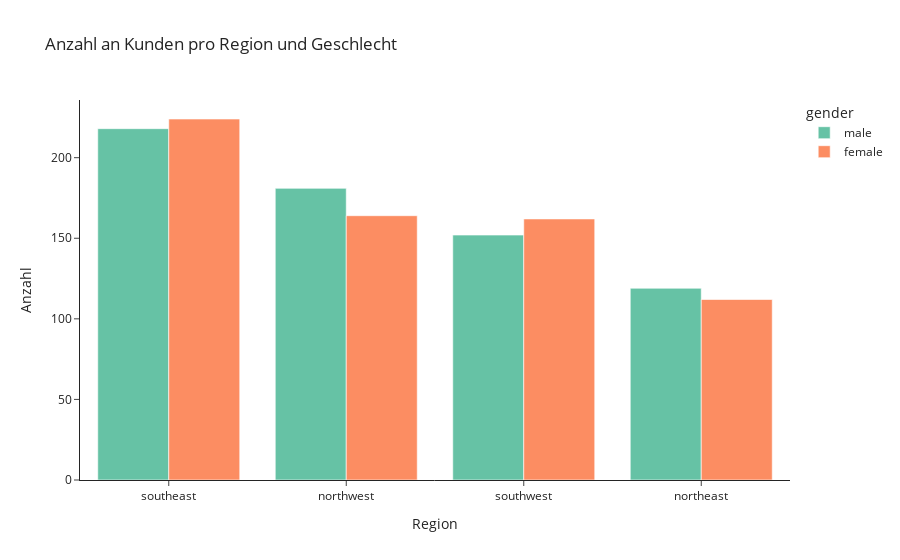

The code cell stored with this chart in its notebook:
### Code cell
# Anzahl an Kunden nach Region und Geschlecht (plotly explress)
fig = px.histogram(df, x='region', color="gender", barmode="group", 
                   title = "Anzahl an Kunden pro Region und Geschlecht",
                   labels = {"region": "Region", "count": "Anzahl"},
                   color_discrete_sequence=px.colors.qualitative.Set2,
                  template="simple_white")
fig.update_layout(yaxis_title="Anzahl") 
fig.show()

# Farbschema: https://plotly.com/python/discrete-color/

### Figure 1 — Plotly figure (JSON) as saved in the notebook; plotly's stock layout.template omitted (floating-point values rounded to 4 significant figures; data arrays with more than 128 entries replaced by an {"elided": "..."} marker saying what was removed)
{"data": [{"alignmentgroup": "True", "bingroup": "x", "hovertemplate": "gender=male<br>Region=%{x}<br>count=%{y}<extra></extra>", "legendgroup": "male", "marker": {"color": "rgb(102,194,165)", "pattern": {"shape": ""}}, "name": "male", "offsetgroup": "male", "orientation": "v", "showlegend": true, "type": "histogram", "x": {"elided": "670 str values"}, "xaxis": "x", "yaxis": "y"}, {"alignmentgroup": "True", "bingroup": "x", "hovertemplate": "gender=female<br>Region=%{x}<br>count=%{y}<extra></extra>", "legendgroup": "female", "marker": {"color": "rgb(252,141,98)", "pattern": {"shape": ""}}, "name": "female", "offsetgroup": "female", "orientation": "v", "showlegend": true, "type": "histogram", "x": {"elided": "662 str values"}, "xaxis": "x", "yaxis": "y"}], "layout": {"autosize": true, "barmode": "group", "legend": {"title": {"text": "gender"}, "tracegroupgap": 0}, "title": {"text": "Anzahl an Kunden pro Region und Geschlecht"}, "xaxis": {"anchor": "y", "autorange": true, "domain": [0, 1], "range": [-0.5, 3.5], "title": {"text": "Region"}, "type": "category"}, "yaxis": {"anchor": "x", "autorange": true, "domain": [0, 1], "range": [0, 235.8], "title": {"text": "Anzahl"}}}}
